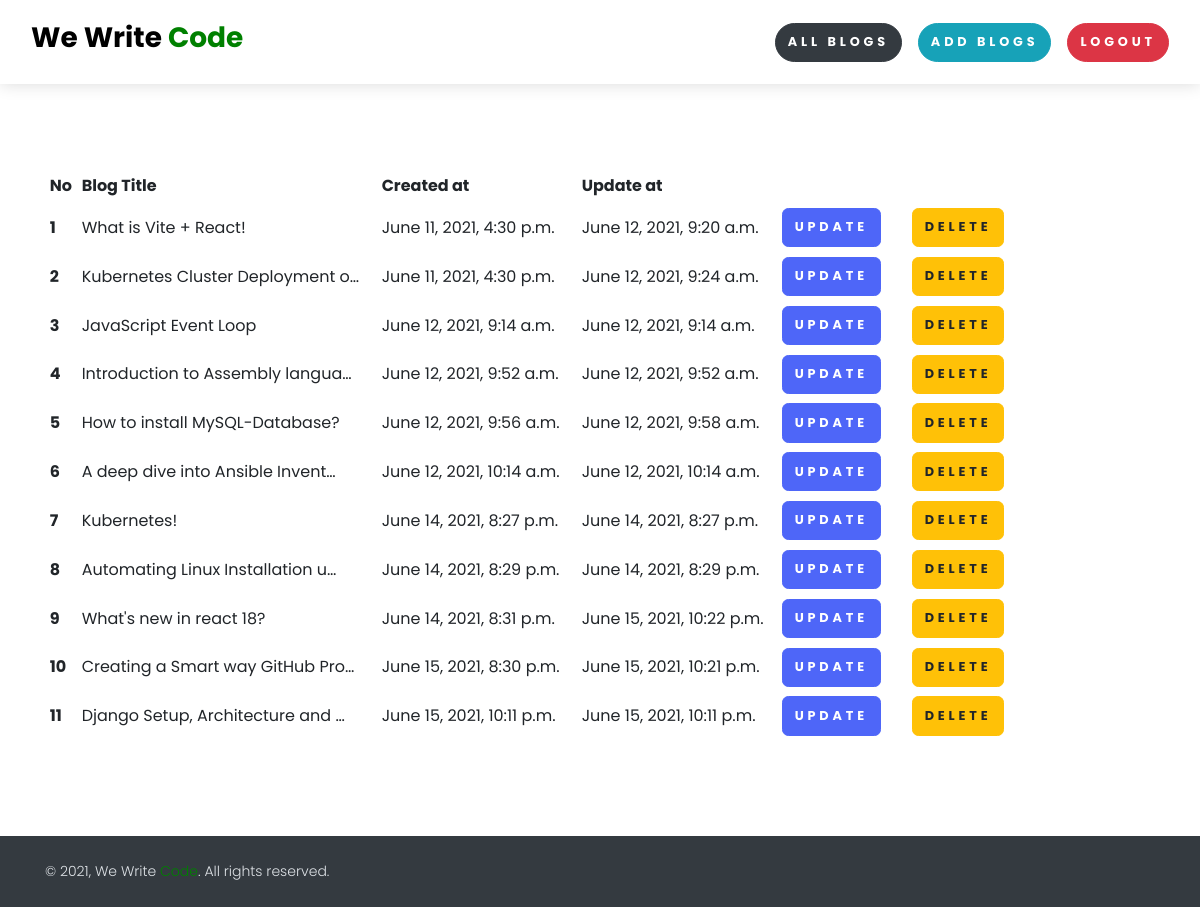
Screenshot of /your_all_blogs/ (signed in) with the database file from the repository.
### Home/models.py (models this page shows, shortened)
class BlogModel(models.Model):
    user = models.ForeignKey(User, blank=True, null=True, on_delete=models.CASCADE)
    title = models.CharField(max_length=1000)
    subtitle = models.CharField(max_length=1000, blank=True, null=True, default='')
    content = FroalaField()
    slug = models.SlugField(max_length=1000, null=True, blank=True)
    image = models.ImageField(upload_to="BlogImage")
    created_at = models.DateTimeField(auto_now_add=True)
    update_at = models.DateTimeField(auto_now=True)

### Home/views.py (the view)
# urls.py: path('your_all_blogs/', your_all_blogs, name="your_all_blogs")
@login_required(login_url='login_view')
def your_all_blogs(request):
    data = {}
    try:
        blogs = BlogModel.objects.filter(user = request.user)
        data = {'all_blogs' : blogs}
    except Exception as e:
        print(e)
    return render(request, "home/your_all_blogs.html", data)

### templates/home/your_all_blogs.html (shortened to what this page needs)
{% extends 'base.html' %}
{% block content %}
<div class="container mt-6 mb-6">
	<div class="table-responsive-lg">
		<table class="table-sm table-hover">
		  <thead>
		    <tr>
		      <th scope="col"> No</th>
		      <th  style="width: 300px;" scope="col"> Blog Title</th>
		      <th  style=" width: 200px;"  scope="col"> Created at</th>
		      <th  style=" width: 200px;" scope="col"> Update at</th>
		      <th  style=" width: 130px;" scope="col"> </th>
		      <th  style=" width: 130px;" scope="col"> </th>
		    </tr>
		  </thead>
		  <tbody>
		  	{% for blog in all_blogs %}
		    <tr>
		      <th scope="row">{{forloop.counter}}</th>
		      <td>{{blog.title|truncatechars:32}}</td>
		      <td>{{blog.created_at}}</td>
		      <td>{{blog.update_at}}</td>
		      <td>
		      	<a href="{% url 'update_blog' blog.slug %}" class="btn btn-primary">Update</a>
		      </td>
		      <td>
		      	<a id="confirm-delete" class="btn btn-warning" href="{% url 'delete_blog' blog.id %}" >Delete</a>
		      </td>
		    </tr>
		    {% endfor %}
		  </tbody>
	</table>
	</div>
</div>
{% endblock %}

### rows the page displays
BlogModel: title "What is Vite + React!", created_at "June 11, 2021, 4:30 p.m.", update_at "June 12, 2021, 9:20 a.m."
BlogModel: title "Kubernetes Cluster Deployment o…", created_at "June 11, 2021, 4:30 p.m.", update_at "June 12, 2021, 9:24 a.m."
BlogModel: title "JavaScript Event Loop", created_at "June 12, 2021, 9:14 a.m.", update_at "June 12, 2021, 9:14 a.m."
BlogModel: title "Introduction to Assembly langua…", created_at "June 12, 2021, 9:52 a.m.", update_at "June 12, 2021, 9:52 a.m."
BlogModel: title "How to install MySQL-Database?", created_at "June 12, 2021, 9:56 a.m.", update_at "June 12, 2021, 9:58 a.m."
BlogModel: title "A deep dive into Ansible Invent…", created_at "June 12, 2021, 10:14 a.m.", update_at "June 12, 2021, 10:14 a.m."
BlogModel: title "Kubernetes!", created_at "June 14, 2021, 8:27 p.m.", update_at "June 14, 2021, 8:27 p.m."
BlogModel: title "Automating Linux Installation u…", created_at "June 14, 2021, 8:29 p.m.", update_at "June 14, 2021, 8:29 p.m."
BlogModel: title "What's new in react 18?", created_at "June 14, 2021, 8:31 p.m.", update_at "June 15, 2021, 10:22 p.m."
BlogModel: title "Creating a Smart way GitHub Pro…", created_at "June 15, 2021, 8:30 p.m.", update_at "June 15, 2021, 10:21 p.m."
BlogModel: title "Django Setup, Architecture and …", created_at "June 15, 2021, 10:11 p.m.", update_at "June 15, 2021, 10:11 p.m."
